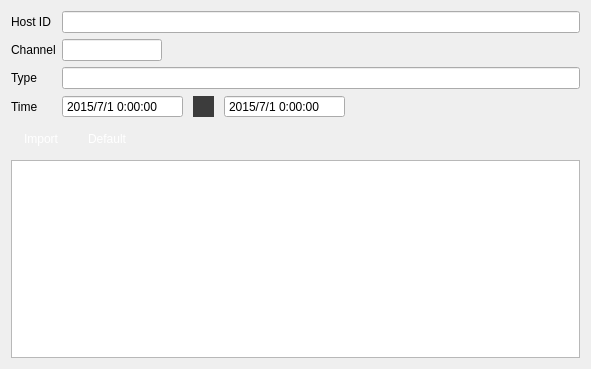
<?xml version="1.0" encoding="UTF-8"?>
<ui version="4.0">
 <class>VSCStorLicense</class>
 <widget class="QWidget" name="VSCStorLicense">
  <property name="geometry">
   <rect>
    <x>0</x>
    <y>0</y>
    <width>591</width>
    <height>369</height>
   </rect>
  </property>
  <property name="windowTitle">
   <string>Master Hard Disk Selecting</string>
  </property>
  <property name="windowIcon">
   <iconset>
    <normaloff>:/logo/resources/vscsmall.jpg</normaloff>:/logo/resources/vscsmall.jpg</iconset>
  </property>
  <layout class="QVBoxLayout" name="verticalLayout">
   <item>
    <layout class="QGridLayout" name="gridLayout">
     <item row="0" column="1">
      <widget class="QLineEdit" name="hostId">
       <property name="readOnly">
        <bool>true</bool>
       </property>
      </widget>
     </item>
     <item row="1" column="0">
      <widget class="QLabel" name="label_2">
       <property name="text">
        <string>Channel</string>
       </property>
      </widget>
     </item>
     <item row="1" column="1">
      <widget class="QLineEdit" name="channel">
       <property name="enabled">
        <bool>true</bool>
       </property>
       <property name="maximumSize">
        <size>
         <width>100</width>
         <height>16777215</height>
        </size>
       </property>
       <property name="readOnly">
        <bool>true</bool>
       </property>
      </widget>
     </item>
     <item row="0" column="0">
      <widget class="QLabel" name="label">
       <property name="text">
        <string>Host ID</string>
       </property>
      </widget>
     </item>
     <item row="2" column="0">
      <widget class="QLabel" name="label_3">
       <property name="text">
        <string>Type</string>
       </property>
      </widget>
     </item>
     <item row="2" column="1">
      <widget class="QLineEdit" name="type">
       <property name="enabled">
        <bool>true</bool>
       </property>
       <property name="maximumSize">
        <size>
         <width>16777215</width>
         <height>16777215</height>
        </size>
       </property>
       <property name="readOnly">
        <bool>true</bool>
       </property>
      </widget>
     </item>
     <item row="3" column="1">
      <layout class="QHBoxLayout" name="horizontalLayout_2">
       <property name="spacing">
        <number>10</number>
       </property>
       <item>
        <widget class="QDateTimeEdit" name="startTime">
         <property name="styleSheet">
          <string notr="true"/>
         </property>
         <property name="wrapping">
          <bool>false</bool>
         </property>
         <property name="readOnly">
          <bool>true</bool>
         </property>
         <property name="buttonSymbols">
          <enum>QAbstractSpinBox::NoButtons</enum>
         </property>
         <property name="accelerated">
          <bool>false</bool>
         </property>
         <property name="showGroupSeparator" stdset="0">
          <bool>false</bool>
         </property>
         <property name="dateTime">
          <datetime>
           <hour>0</hour>
           <minute>0</minute>
           <second>0</second>
           <year>2015</year>
           <month>7</month>
           <day>1</day>
          </datetime>
         </property>
         <property name="displayFormat">
          <string>yyyy/M/d H:mm:ss</string>
         </property>
         <property name="calendarPopup">
          <bool>false</bool>
         </property>
        </widget>
       </item>
       <item>
        <widget class="QPushButton" name="pushButton">
         <property name="minimumSize">
          <size>
           <width>21</width>
           <height>21</height>
          </size>
         </property>
         <property name="maximumSize">
          <size>
           <width>21</width>
           <height>21</height>
          </size>
         </property>
         <property name="styleSheet">
          <string notr="true">background-color:rgb(60, 60, 60);
border:none;</string>
         </property>
         <property name="text">
          <string/>
         </property>
         <property name="icon">
          <iconset resource="../../../../../veuilib/src/velibui.qrc">
           <normaloff>:/date/resources/date/libuinextm.png</normaloff>:/date/resources/date/libuinextm.png</iconset>
         </property>
        </widget>
       </item>
       <item>
        <widget class="QDateTimeEdit" name="endTime">
         <property name="styleSheet">
          <string notr="true"/>
         </property>
         <property name="readOnly">
          <bool>true</bool>
         </property>
         <property name="buttonSymbols">
          <enum>QAbstractSpinBox::NoButtons</enum>
         </property>
         <property name="dateTime">
          <datetime>
           <hour>0</hour>
           <minute>0</minute>
           <second>0</second>
           <year>2015</year>
           <month>7</month>
           <day>1</day>
          </datetime>
         </property>
         <property name="displayFormat">
          <string>yyyy/M/d H:mm:ss</string>
         </property>
         <property name="calendarPopup">
          <bool>false</bool>
         </property>
        </widget>
       </item>
       <item>
        <spacer name="horizontalSpacer">
         <property name="orientation">
          <enum>Qt::Horizontal</enum>
         </property>
         <property name="sizeHint" stdset="0">
          <size>
           <width>40</width>
           <height>20</height>
          </size>
         </property>
        </spacer>
       </item>
      </layout>
     </item>
     <item row="3" column="0">
      <widget class="QLabel" name="label_4">
       <property name="text">
        <string>Time</string>
       </property>
      </widget>
     </item>
    </layout>
   </item>
   <item>
    <layout class="QHBoxLayout" name="horizontalLayout">
     <item>
      <widget class="QPushButton" name="pushButtonImport">
       <property name="minimumSize">
        <size>
         <width>60</width>
         <height>30</height>
        </size>
       </property>
       <property name="maximumSize">
        <size>
         <width>60</width>
         <height>30</height>
        </size>
       </property>
       <property name="styleSheet">
        <string notr="true">QPushButton { 
border:none;
color:white;
background-image: url(:/action/resources/button.png);}
QPushButton:hover {
	background-image: url(:/action/resources/buttonpress.png);}
QPushButton:pressed {
	background-image: url(:/action/resources/button.png);}
</string>
       </property>
       <property name="text">
        <string>Import</string>
       </property>
       <property name="iconSize">
        <size>
         <width>60</width>
         <height>40</height>
        </size>
       </property>
      </widget>
     </item>
     <item>
      <widget class="QPushButton" name="pushButtonDefault">
       <property name="minimumSize">
        <size>
         <width>60</width>
         <height>30</height>
        </size>
       </property>
       <property name="maximumSize">
        <size>
         <width>60</width>
         <height>30</height>
        </size>
       </property>
       <property name="styleSheet">
        <string notr="true">QPushButton { 
border:none;
color:white;
background-image: url(:/action/resources/button.png);}
QPushButton:hover {
	background-image: url(:/action/resources/buttonpress.png);}
QPushButton:pressed {
	background-image: url(:/action/resources/buttonpress.png);}
</string>
       </property>
       <property name="text">
        <string>Default</string>
       </property>
       <property name="iconSize">
        <size>
         <width>60</width>
         <height>40</height>
        </size>
       </property>
      </widget>
     </item>
     <item>
      <spacer name="horizontalSpacer_2">
       <property name="orientation">
        <enum>Qt::Horizontal</enum>
       </property>
       <property name="sizeHint" stdset="0">
        <size>
         <width>40</width>
         <height>20</height>
        </size>
       </property>
      </spacer>
     </item>
    </layout>
   </item>
   <item>
    <widget class="QTextEdit" name="lic">
     <property name="styleSheet">
      <string notr="true">font: 10pt &quot;Arial&quot;;</string>
     </property>
     <property name="readOnly">
      <bool>true</bool>
     </property>
     <property name="html">
      <string>&lt;!DOCTYPE HTML PUBLIC &quot;-//W3C//DTD HTML 4.0//EN&quot; &quot;http://www.w3.org/TR/REC-html40/strict.dtd&quot;&gt;
&lt;html&gt;&lt;head&gt;&lt;meta name=&quot;qrichtext&quot; content=&quot;1&quot; /&gt;&lt;style type=&quot;text/css&quot;&gt;
p, li { white-space: pre-wrap; }
&lt;/style&gt;&lt;/head&gt;&lt;body style=&quot; font-family:'Arial'; font-size:10pt; font-weight:400; font-style:normal;&quot;&gt;
&lt;p style=&quot;-qt-paragraph-type:empty; margin-top:0px; margin-bottom:0px; margin-left:0px; margin-right:0px; -qt-block-indent:0; text-indent:0px;&quot;&gt;&lt;br /&gt;&lt;/p&gt;&lt;/body&gt;&lt;/html&gt;</string>
     </property>
    </widget>
   </item>
  </layout>
 </widget>
 <resources>
  <include location="../../../main/vscmainwindows.qrc"/>
  <include location="../../../../../veuilib/src/velibui.qrc"/>
 </resources>
 <connections/>
</ui>
